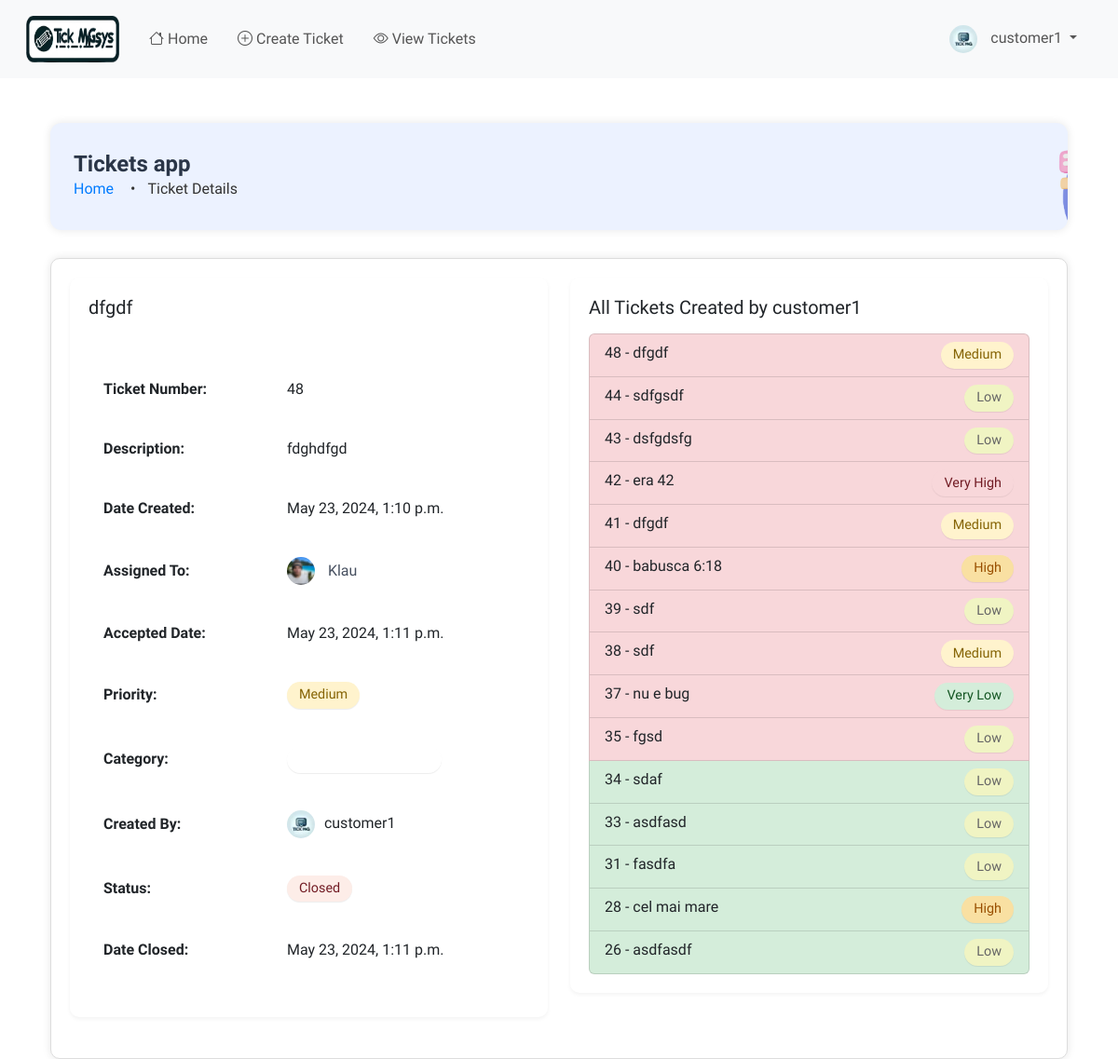
The app's page /ticket/ticket-details/48/ (signed in), older data.
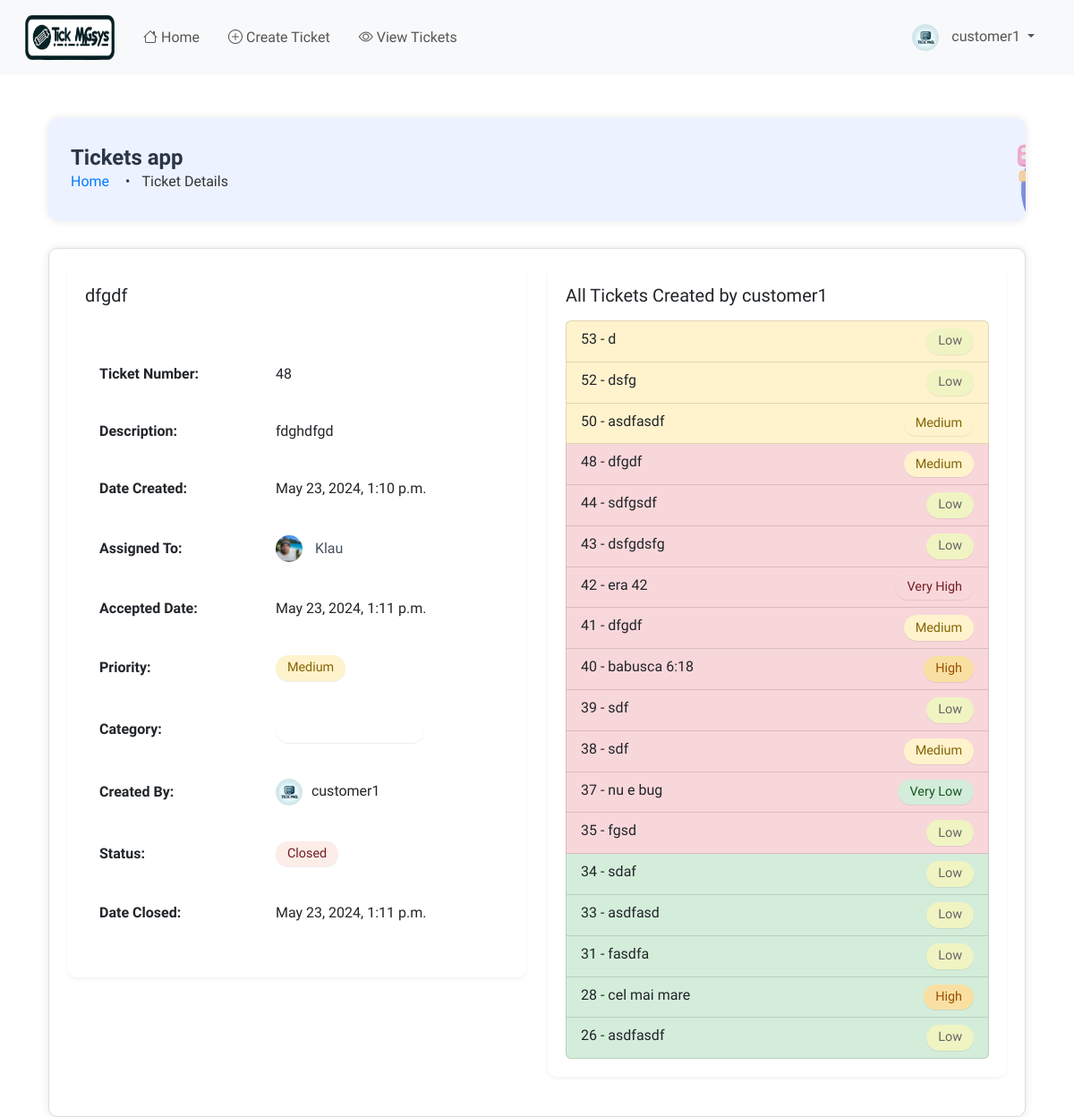
The same page, newer data.
### ticket/models.py (models this page shows, shortened)
class Ticket(models.Model):
    PRIORITY_CHOICES = (
        ('Very Low', 'Foarte Scăzut'),
        ('Low', 'Scăzut'),
        ('Medium', 'Mediu'),
        ('High', 'Ridicat'),
        ('Very High', 'Foarte Ridicat'),
    )
    CATEGORY_CHOICES = (
        ('Bug', 'Bug'),
        ('Feature Request', 'Cerere Funcționalitate'),
        ('Customer Support', 'Suport Client'),
        ('Sales', 'Vânzări'),
        ('Feedback', 'Feedback'),
        ('Other', 'Altele'),
    )
    STATUS_CHOICES = (
        ('Active', 'Activ'),
        ('Completed', 'Completat'),
        ('Pending', 'În așteptare'),
    )
    id = models.AutoField(primary_key=True)
    title = models.CharField(max_length=100, validators=[MaxLengthValidator(100)], unique=True)
    description = models.TextField()
    priority = models.CharField(max_length=9, choices=PRIORITY_CHOICES, default='Low')
    category = models.CharField(max_length=20, choices=CATEGORY_CHOICES, default='Other')
    created_by = models.ForeignKey(User, on_delete=models.CASCADE, related_name='tickets_created', editable=False)
    date_created = models.DateTimeField(auto_now_add=True)
    assigned_to = models.ForeignKey(User, on_delete=models.DO_NOTHING, null=True, blank=True, related_name='tickets_assigned')
    is_resolved = models.BooleanField(default=False)
    accepted_date = models.DateTimeField(null=True, blank=True)
    closed_date = models.DateTimeField(null=True, blank=True)
    ticket_status = models.CharField(max_length=20, choices=STATUS_CHOICES, default='Pending')
    updated_at = models.DateTimeField(auto_now=True)
    class Meta:
        verbose_name = "Ticket"
        verbose_name_plural = "Tickets"
        ordering = ['-date_created']
        unique_together = ('title', 'created_by')
        indexes = [
            models.Index(fields=['priority']),
            models.Index(fields=['category']),
            models.Index(fields=['ticket_status']),
            models.Index(fields=['date_created']),
            models.Index(fields=['updated_at']),
        ]

### users/models.py (models this page shows, shortened)
class User(AbstractUser):
    is_customer = models.BooleanField(default=False)
    is_engineer = models.BooleanField(default=False)
    is_admin = models.BooleanField(default=False)  # New field for admin users
    profile_image = models.ImageField(upload_to='profile_images/', default='profile_images/default.png')
    def __str__(self):
        return self.username

### ticket/views.py (the view)
# urls.py: path('ticket-details/<int:pk>/', views.ticket_details, name='ticket-details'),
@login_required
def ticket_details(request, pk):
    ticket = Ticket.objects.get(pk=pk)
    t = ticket.created_by
    tickets_per_user = t.tickets_created.all()
    context = {'ticket': ticket, 'tickets_per_user': tickets_per_user}
    return render(request, 'ticket/ticket_details.html', context)

### ticket/templatetags/custom_filters.py (called while the page is built)
@register.filter(name='hyphenate')
def hyphenate(value):
    return slugify(value)

### templates/ticket/ticket_details.html (shortened to what the changed rows need)
{% extends 'base.html' %}
{% load static %}
{% load custom_filters %}
{% block content %}
<div class="container mt-5">
  <div class="header-box">
    <div class="header-content">
      <h1 class="header-title">Tickets app</h1>
    </div>
  </div>
  <div class="content-box">
    <div class="row">
      <div class="col-md-6 mb-4">
        <div class="card">
          <div class="card-body">
            <h5 class="card-title mb-0">{{ ticket.title }}</h5>
          </div>
          <div class="card-body">
            <table class="table table-borderless">
              <tbody>
                <tr>
                  <td><b>Ticket Number:</b></td>
                  <td>{{ ticket.id }}</td>
                </tr>
                <tr>
                  <td><b>Description:</b></td>
                  <td>{{ ticket.description }}</td>
                </tr>
                <tr>
                  <td><b>Date Created:</b></td>
                  <td>{{ ticket.date_created}}</td>
                </tr>
                <tr>
                  <td>
                    {% if ticket.assigned_to %}
                      <img src="{{ ticket.assigned_to.profile_image.url }}" alt="Profile Image of {{ ticket.assigned_to.username }}" class="profile-image">
                      <span class="assigned-username">{{ ticket.assigned_to.username }}</span>
                    {% else %}
                      <small>Not Assigned</small>
                    {% endif %}
                  </td>
                </tr>
                <tr>
                  <td><b>Accepted Date:</b></td>
                  <td>{{ ticket.accepted_date}}</td>
                </tr>
                <tr>
                  <td><b>Created By:</b></td>
                  <td><img src="{{ ticket.created_by.profile_image.url }}" alt="Profile Image of {{ ticket.created_by.username }}" class="profile-image">{{ ticket.created_by }}</td>
                </tr>
                <tr>
                  <tr>
                    {% if ticket.ticket_status == 'Completed' %}
                    <td><b>Date Closed:</b></td>
                  <td>{{ ticket.closed_date}}</td>
                  {% endif %}
                  </tr>
                </tr>
              </tbody>
            </table>
          </div>
        </div>
      </div>
      <div class="col-md-6 mb-4">
        <div class="card">
          <div class="card-body">
            <h5 class="card-title mb-3">All Tickets Created by {{ ticket.created_by }}</h5>
            <div class="list-group">
              {% for user_ticket in tickets_per_user %}
                <a href="{% url 'ticket-details' user_ticket.pk %}" class="list-group-item list-group-item-action d-flex justify-content-between
                   {% if user_ticket.ticket_status == 'Active' %}ticket-status-active
                   {% elif user_ticket.ticket_status == 'Pending' %}ticket-status-pending
                   {% elif user_ticket.ticket_status == 'Completed' %}ticket-status-completed
                   {% endif %}">
                  <span>{{ user_ticket.id }} - {{ user_ticket.title }}</span>
                  <span class="badge badge-{{ user_ticket.priority|hyphenate }} ml-auto">
  {{ user_ticket.priority }}
</span>
                </a>
              {% endfor %}
            </div>
          </div>
        </div>
      </div>
    </div>
  </div>
</div>
{% endblock content %}

Row changes from the older to the newer data that the page shows:
added Ticket: id "53", title "d", priority "Low", ticket_status "Pending" (drawn)
added Ticket: id "52", title "dsfg", priority "Low", ticket_status "Pending" (drawn)
added Ticket: id "50", title "asdfasdf", priority "Medium", ticket_status "Pending" (drawn)
